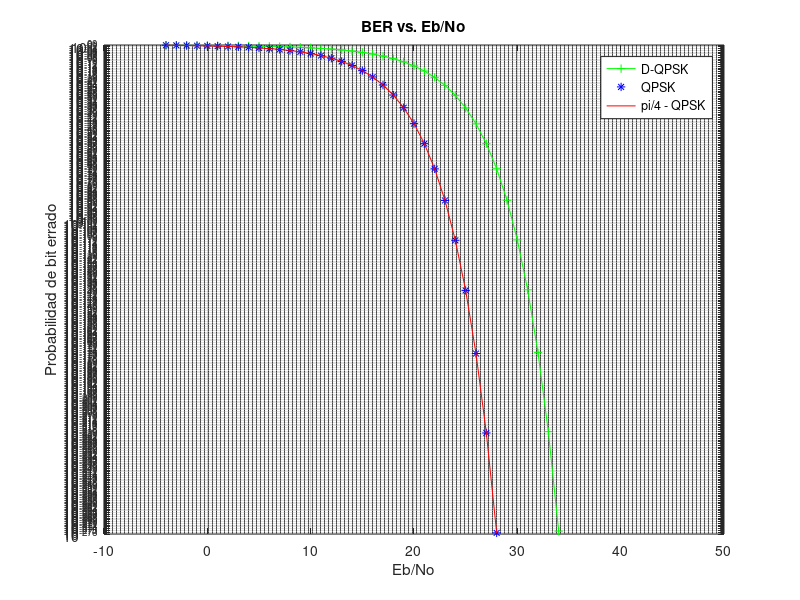

This chart was generated by the following MATLAB code:
%comparacion
clear all
close all
clc
M1=4; %Numero de fases para D-QPSK, QPSK y Pi/4QPSK

Ber=[]; %Creacion de un vector para la probabilidad de bit errado
Ber2=[]; %Creacion de un vector para la probabilidad de bit errado
Ber3=[]; %Creacion de un vector para la probabilidad de bit errado
for Eb=-4:1:50; %lazo for que varia el valor de Eb/No
    Eb1=10^(Eb/10); %Transformacion de dB a veces
    Pe1=(erfc(sin(pi/M1).*sqrt(log2(M1)).*sqrt(Eb1)))*log2(M1);  %Calculo de la prob. de error
    Ber=[Ber Pe1]; %Asignacion de los valores de prob. de error
end

for Eb=-4:1:50; %lazo for que varia el valor de Eb/No
    Eb1=10^(Eb/10); %Transformacion de dB a veces
    Pe11= (2/(log2(M1)))*erfc(sqrt(Eb1/2)*sin(pi/M1));  %Calculo de la prob. de error
    Ber2=[Ber2 Pe11]; %Asignacion de los valores de prob. de error
end

for Eb=-4:1:50; %lazo for que varia el valor de Eb/No
    Eb1=10^(Eb/10); %Transformacion de dB a veces
    Pe111=(erfc(sin(pi/M1).*sqrt(log2(M1)).*sqrt(Eb1)))*log2(M1);  %Calculo de la prob. de error
    Ber3=[Ber3 Pe111]; %Asignacion de los valores de prob. de error
end


Eb=-4:1:50; %Vector de Eb/No
semilogy(Eb,Ber2','g+-');%Grafica semilogaritmica
hold on
semilogy(Eb,Ber','b*')
hold on
semilogy(Eb,Ber3','r')
legend('D-QPSK','QPSK','pi/4 - QPSK') %Nombre de la grafica
title('BER vs. Eb/No') %Titulo
xlabel('Eb/No') %nombre del eje x
ylabel('Probabilidad de bit errado') %nombre del eje y
grid on %Cuadricula